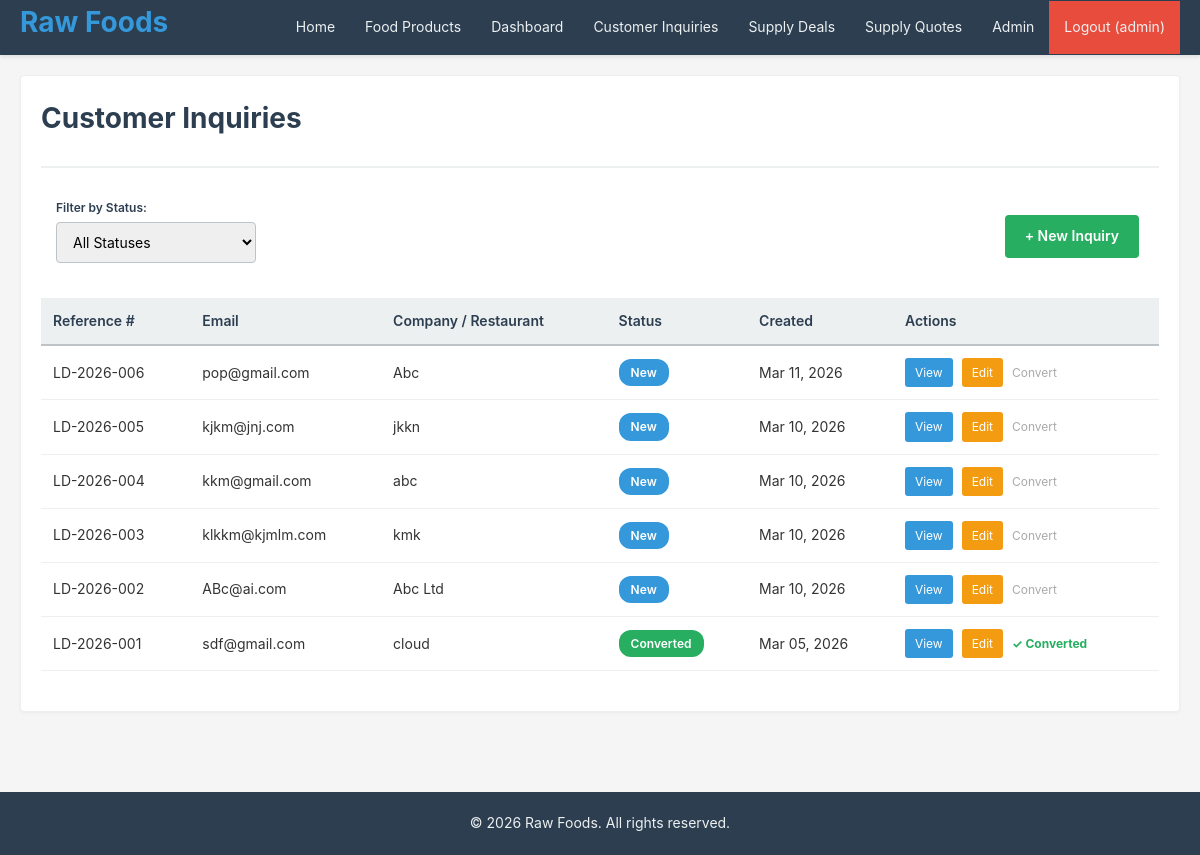
The page /sales/leads/ (signed in) on the database as committed earlier.
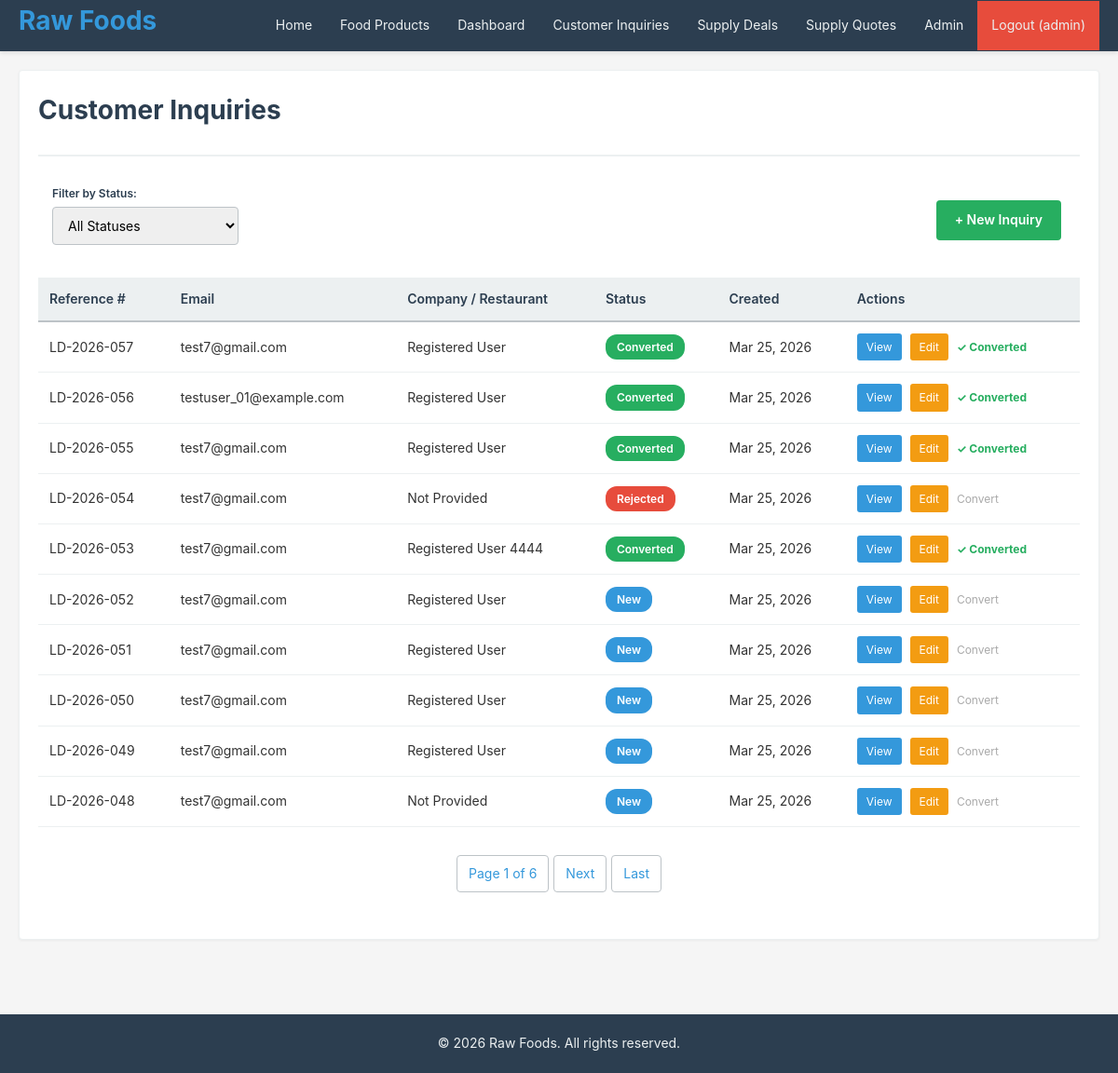
The same page on the database as committed later.
### crm/models.py (models this page shows, shortened)
class Lead(models.Model):
    STATUS_CHOICES = [
        ('New', 'New'),
        ('Qualified', 'Qualified'),
        ('Converted', 'Converted'),
        ('Rejected', 'Rejected'),
    ]
    reference_number = models.CharField(
        max_length=20, unique=True, default=generate_lead_reference
    )
    email = models.EmailField()
    company_name = models.CharField(
        max_length=150, verbose_name="Company / Restaurant Name"
    )
    product_interested = models.ForeignKey(
        Product, on_delete=models.SET_NULL, null=True, blank=True,
        verbose_name="Interested Product (Feed/Oil/Grain)"
    )
    quantity = models.IntegerField(
        null=True, blank=True, validators=[MinValueValidator(1)],
        verbose_name="Quantity Required"
    )
    status = models.CharField(max_length=20, choices=STATUS_CHOICES, default='New')
    converted_to_acct_id = models.ForeignKey(
        'Account', on_delete=models.SET_NULL, null=True, blank=True, related_name='leads'
    )
    notes = models.TextField(blank=True, help_text="Delivery Location & other notes")
    created_at = models.DateTimeField(auto_now_add=True)
    updated_at = models.DateTimeField(auto_now=True)
    objects = models.Manager()
    class Meta:  # pylint: disable=too-few-public-methods
        ordering = ['-created_at']
        verbose_name = 'Customer Inquiry'
        verbose_name_plural = 'Customer Inquiries'

### crm/views.py (the view)
# urls.py: path('sales/leads/', views.lead_list, name='lead_list'),
@login_required
@staff_required
def lead_list(request):
    status_filter = request.GET.get('status', '')
    leads = Lead.objects.all()
    if status_filter:
        leads = leads.filter(status=status_filter)
    paginator = Paginator(leads, 10)
    page_num = request.GET.get('page', 1)
    page_obj = paginator.get_page(page_num)
    context = {
        'page_obj': page_obj,
        'leads': page_obj.object_list,
        'status_filter': status_filter,
        'status_choices': Lead.STATUS_CHOICES,
    }
    return render(request, 'lead_list.html', context)

### crm/views.py (called while the page is built)
def staff_required(view_func):
    @wraps(view_func)
    def wrapper(request, *args, **kwargs):
        if not request.user.is_authenticated or not request.user.is_staff:
            messages.error(
                request, "You don't have permission to access this page.")
            return redirect('login')
        return view_func(request, *args, **kwargs)
    return wrapper

### templates/lead_list.html (shortened to what this page needs)
{% extends "base.html" %}
{% block content %}
<div class="card">
    <div class="card-header">
        <h1>Customer Inquiries</h1>
    </div>
    <div class="filter-section">
        <div class="filter-item">
            <label for="status-filter">Filter by Status:</label>
            <select id="status-filter" onchange="window.location.href='?status=' + this.value" class="form-select">
                <option value="">All Statuses</option>
            </select>
        </div>
        <a href="{% url 'lead_create' %}" class="btn btn-success">+ New Inquiry</a>
    </div>
    <div class="card-body">
        {% if leads %}
            <table>
                <thead>
                    <tr>
                        <th>Reference #</th>
                        <th>Email</th>
                        <th>Company / Restaurant</th>
                        <th>Status</th>
                        <th>Created</th>
                        <th>Actions</th>
                    </tr>
                </thead>
                <tbody>
                    {% for lead in leads %}
                        <tr>
                            <td>{{ lead.reference_number }}</td>
                            <td>{{ lead.email }}</td>
                            <td>{{ lead.company_name }}</td>
                            <td><span class="badge badge-{{ lead.status|lower }}">{{ lead.status }}</span></td>
                            <td>{{ lead.created_at|date:"M d, Y" }}</td>
                            <td class="table-actions">
                                <a href="{% url 'lead_detail' lead.id %}" class="action-view">View</a>
                                <a href="{% url 'lead_update' lead.id %}" class="action-edit">Edit</a>
                                {% if lead.status == 'Qualified' and not lead.converted_to_acct_id %}
                                    <a href="{% url 'lead_convert' lead.id %}" class="action-convert">Convert to Opportunity</a>
                                {% elif lead.converted_to_acct_id %}
                                    <span style="color:#27ae60; font-size:12px; font-weight:bold;">✓ Converted</span>
                                {% else %}
                                    <span style="color:#aaa; font-size:12px;" title="Mark as Qualified to convert">Convert</span>
                                {% endif %}
                            </td>
                        </tr>
                    {% endfor %}
                </tbody>
            </table>
        {% else %}
            <p>No inquiries found.</p>
        {% endif %}
        {% if page_obj.has_other_pages %}
            <div class="pagination">
                <span>Page {{ page_obj.number }} of {{ page_obj.paginator.num_pages }}</span>
                {% if page_obj.has_next %}
                    <a href="?page={{ page_obj.next_page_number }}">Next</a>
                    <a href="?page={{ page_obj.paginator.num_pages }}">Last</a>
                {% endif %}
            </div>
        {% endif %}
    </div>
</div>
{% endblock %}

Rows that differ between the two databases and show on the page:
no longer on this page (row unchanged): Lead: reference_number "LD-2026-006", email "pop@gmail.com", company_name "Abc", status "New", created_at "Mar 11, 2026", shows "Convert"
no longer on this page (row edited): Lead: reference_number "LD-2026-005", email "kjkm@jnj.com", company_name "jkkn", status "New", created_at "Mar 10, 2026", shows "Convert"
no longer on this page (row unchanged): Lead: reference_number "LD-2026-004", email "kkm@gmail.com", company_name "abc", status "New", created_at "Mar 10, 2026", shows "Convert"
no longer on this page (row edited): Lead: reference_number "LD-2026-003", email "klkkm@kjmlm.com", company_name "kmk", status "New", created_at "Mar 10, 2026", shows "Convert"
no longer on this page (row edited): Lead: reference_number "LD-2026-002", email "ABc@ai.com", company_name "Abc Ltd", status "New", created_at "Mar 10, 2026", shows "Convert"
no longer on this page (row unchanged): Lead: reference_number "LD-2026-001", email "sdf@gmail.com", company_name "cloud", status "Converted", created_at "Mar 05, 2026", shows "✓ Converted"
added Lead: reference_number "LD-2026-057", email "test7@gmail.com", company_name "Registered User", status "Converted", created_at "Mar 25, 2026", shows "✓ Converted"
added Lead: reference_number "LD-2026-056", email "testuser_01@example.com", company_name "Registered User", status "Converted", created_at "Mar 25, 2026", shows "✓ Converted"
added Lead: reference_number "LD-2026-055", email "test7@gmail.com", company_name "Registered User", status "Converted", created_at "Mar 25, 2026", shows "✓ Converted"
added Lead: reference_number "LD-2026-054", email "test7@gmail.com", company_name "Not Provided", status "Rejected", created_at "Mar 25, 2026", shows "Convert"
added Lead: reference_number "LD-2026-053", email "test7@gmail.com", company_name "Registered User 4444", status "Converted", created_at "Mar 25, 2026", shows "✓ Converted"
added Lead: reference_number "LD-2026-052", email "test7@gmail.com", company_name "Registered User", status "New", created_at "Mar 25, 2026", shows "Convert"
added Lead: reference_number "LD-2026-051", email "test7@gmail.com", company_name "Registered User", status "New", created_at "Mar 25, 2026", shows "Convert"
added Lead: reference_number "LD-2026-050", email "test7@gmail.com", company_name "Registered User", status "New", created_at "Mar 25, 2026", shows "Convert"
added Lead: reference_number "LD-2026-049", email "test7@gmail.com", company_name "Registered User", status "New", created_at "Mar 25, 2026", shows "Convert"
added Lead: reference_number "LD-2026-048", email "test7@gmail.com", company_name "Not Provided", status "New", created_at "Mar 25, 2026", shows "Convert"
Other text that changed with them:
{{ page_obj.number }}: (not shown) → "1"
{{ page_obj.paginator.num_pages }}: (not shown) → "6"
text now shown: "Page of Next Last"
